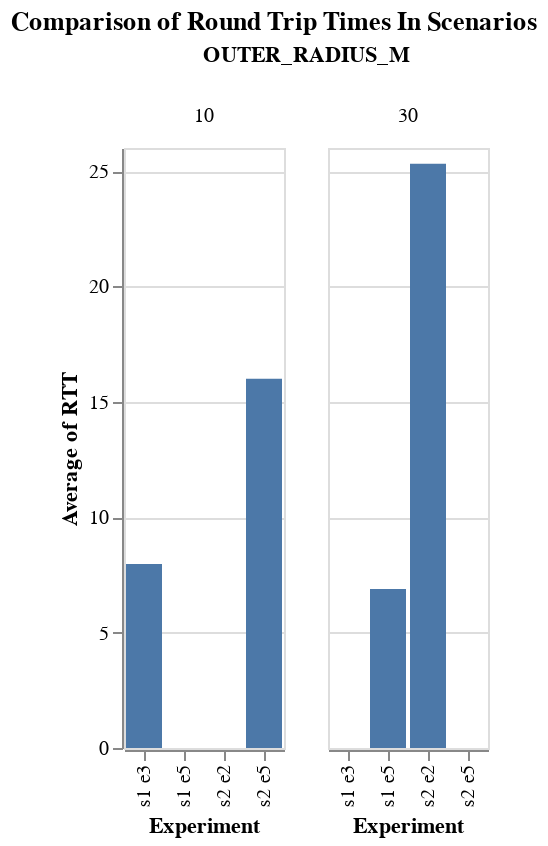

Notebook code cell kept with this figure:
### Code cell
selected = select_experiments(RTTs, [(1, 3), (2, 5), (1, 5), (2, 2)])

alt.Chart(pd.merge(selected, experiments), title="Comparison of Round Trip Times In Scenarios").transform_calculate(
    sc_exp = "'s' + datum.SCENARIO + ' e' + datum.EXPERIMENT"
).mark_bar().encode(
    x=alt.X("sc_exp:N", title="Experiment"),
    y="average(RTT):Q",
    column="OUTER_RADIUS_M"
).configure_title(
    anchor='middle'
)

### Figure 1 — Vega-Lite specification as saved in the notebook (floating-point values rounded to 4 significant figures; data arrays with more than 128 entries replaced by an {"elided": "..."} marker saying what was removed)
{"config": {"view": {"continuousWidth": 400, "continuousHeight": 300}, "title": {"anchor": "middle"}}, "data": {"name": "data-4ca9844897a93d77c15b0f3c0f6a1940"}, "mark": "bar", "encoding": {"column": {"field": "OUTER_RADIUS_M", "type": "quantitative"}, "x": {"field": "sc_exp", "title": "Experiment", "type": "nominal"}, "y": {"aggregate": "average", "field": "RTT", "type": "quantitative"}}, "title": "Comparison of Round Trip Times In Scenarios", "transform": [{"calculate": "'s' + datum.SCENARIO + ' e' + datum.EXPERIMENT", "as": "sc_exp"}], "$schema": "https://vega.github.io/schema/vega-lite/v4.17.0.json", "datasets": {"data-4ca9844897a93d77c15b0f3c0f6a1940": {"elided": "186 records"}}}
